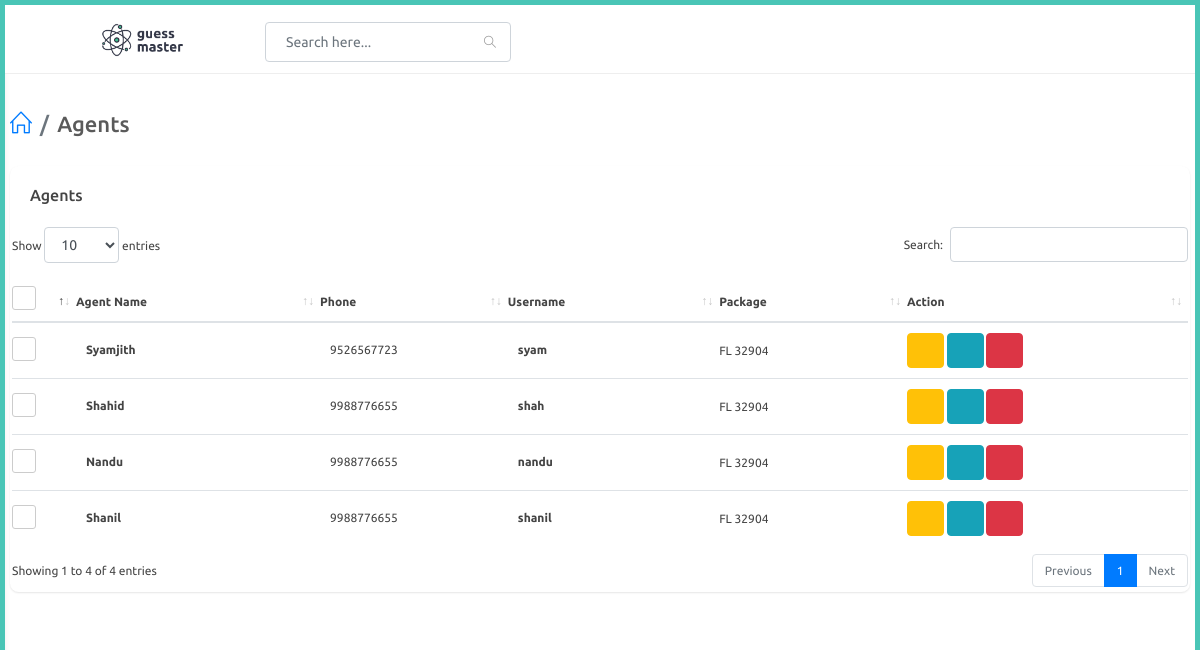
The app's page /adminapp/view-agent with its own data.
### website/models.py (models this page shows, shortened)
class Agent(models.Model):
    user = models.OneToOneField(User,on_delete=models.CASCADE,related_name="agent")
    agent_name = models.CharField(max_length=100)
    phone_number = models.CharField(max_length=100)

class User(AbstractUser):
    is_agent = models.BooleanField("is agent", default=False)
    is_dealer = models.BooleanField("is dealer", default=False)

### adminapp/views.py (the view)
# urls.py: path('view-agent',views.view_agent,name="view_agent"),
def view_agent(request):
    agents = Agent.objects.filter().all()
    packages = AgentPackage.objects.filter().all()
    context = {
        'agents' : agents,
        'packages' : packages
    }
    return render(request,'adminapp/view_agent.html',context)

### templates/adminapp/view_agent.html (shortened to what this page needs)
{% extends 'adminapp/partials/base.html' %}
{% load static %}
{% block content %}
<div id="main-content">
    <div class="container-fluid">
        <div class="block-header">
            <div class="row">
                <div class="col-lg-5 col-md-8 col-sm-12">
                    <h2><a href="javascript:void(0);" class="btn btn-xs btn-link btn-toggle-fullwidth"></a>  <ul class="breadcrumb">
                        <li class="breadcrumb-item"><a href="{% url 'adminapp:index' %}"><i class="icon-home"></i></a></li>
                        <li class="breadcrumb-item">Agents</li>
                    </ul></h2>
                </div>
            </div>
        </div>
        <div class="row clearfix">
            <div class="col-lg-12">
<div class="card">
    <div class="header">
        <h2>Agents</h2>
    </div>
    <div class="body">
        <div class="table-responsive">
            <table class="table table-hover js-basic-example dataTable table-custom m-b-0 c_list">
                <thead>
                    <tr>
                        <th>
                            <label class="fancy-checkbox">
                                <span></span>
                            </label>
                        </th>
                        <th>Agent Name</th>
                        <th>Phone</th>
                        <th>Username</th>
                        <th>Package</th>
                        <th>Action</th>
                    </tr>
                </thead>
                    <tbody>
                    {% for agent in agents %}
                    <tr>
                        <td style="width: 50px;">
                            <label class="fancy-checkbox">
                                <span></span>
                            </label>
                        </td>
                        <td>
                            <p class="c_name">{{agent.agent_name}}</p>
                        </td>
                        <td>
                            <span class="phone">{{agent.phone_number}}</span>
                        </td>
                        <td>
                            <p class="c_name">{{agent.user.username}}</p>
                        </td>
                        <td>
                            <address> FL 32904</address>
                        </td>
                        <td>
                            {% if agent.user.is_active %}
                            <button  type="button" onclick="agentBan(('{{ agent.id }}'))" class="btn btn-warning" title="Ban"> <i class="fa fa-ban"></i></button>
                            {% else %}
                            <button  type="button" onclick="removeBan(('{{ agent.id }}'))" class="btn btn-warning" title="Remove Ban"> <i class="fa fa-check"></i></button>
                            {% endif %}
                            <a href="{% url 'adminapp:edit_agent' agent.id %}" class="btn btn-info" title="Edit">
                                <i class="fa fa-edit"></i>
                            </a>
                            <button type="button" onclick="agentDelete(('{{ agent.id }}'))" data-type="confirm" class="btn btn-danger js-sweetalert" title="Delete"><i class="fa fa-trash-o"></i></button>
                        </td>
                    </tr>
                    {% endfor %}
                </tbody>
            </table>
        </div>
    </div>
</div>
</div>
</div>
</div>
</div>
{% endblock %}

### static/css/color_skins.css (style rules this page uses)
.theme-cyan:before,.theme-cyan:after { background:#49c5b6 }

### records on screen
Agent: agent_name "Syamjith", phone_number "9526567723", user.username "syam"
Agent: agent_name "Shahid", phone_number "9988776655", user.username "shah"
Agent: agent_name "Nandu", phone_number "9988776655", user.username "nandu"
Agent: agent_name "Shanil", phone_number "9988776655", user.username "shanil"
